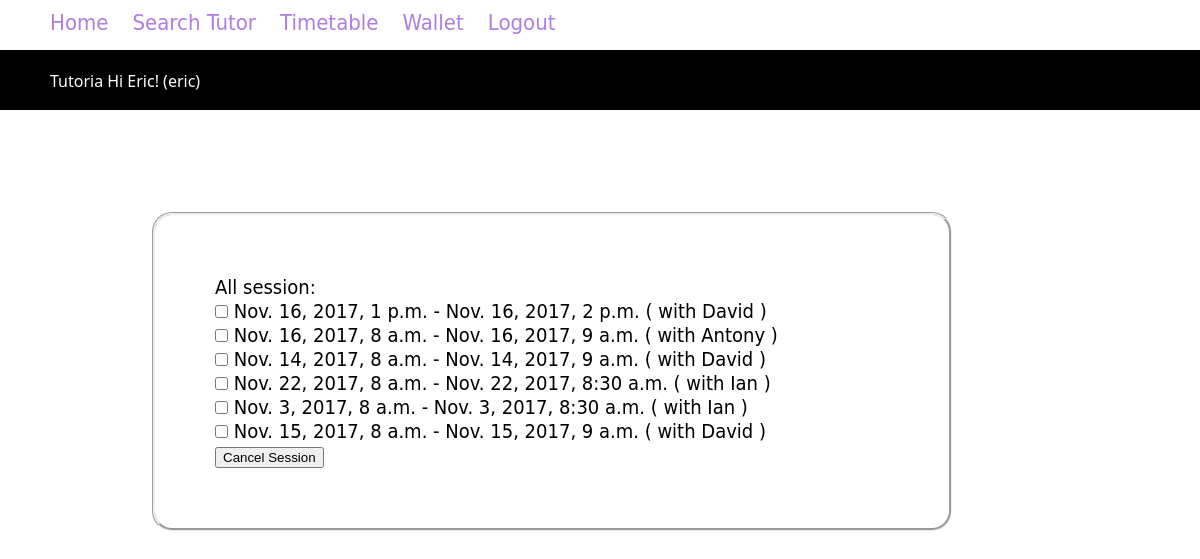
Screenshot of /timetable/ (signed in) with the database file from the repository.
### core/models.py (models this page shows, shortened)
class Session(models.Model):
    student = models.ForeignKey(Student, on_delete=models.CASCADE)
    tutor = models.ForeignKey(Tutor, on_delete=models.CASCADE)
    booking_date = models.DateTimeField()
    start_date = models.DateTimeField()
    end_date = models.DateTimeField()
    status = models.CharField(max_length=10,default="booked")

class Tutor(models.Model):
    profile = models.OneToOneField(Profile, on_delete=models.CASCADE)
    tutor_type =  models.ForeignKey(TutorType, on_delete=models.CASCADE, blank=True, null=True )
    hourly_rate = models.IntegerField(blank=True,null=True)
    tags = models.ManyToManyField(Tag, blank=True)
    university = models.ForeignKey(University, on_delete=models.CASCADE, blank=True,null=True)
    courses = models.ManyToManyField(Course, blank=True)
    bio = models.CharField(max_length=500, blank=True,null=True)

class Profile(models.Model):
    user = models.OneToOneField(User, on_delete=models.CASCADE)
    phone = models.CharField(max_length=20)
    user_type =  models.ForeignKey(UserType, on_delete=models.CASCADE)

### core/views.py (the view)
# urls.py: url(r'^timetable/$', views.viewTimetable, name='view_timetable'),
@login_required
def viewTimetable(request):
    user_profile = request.user.profile
    if(user_profile.user_type.user_type=="tutor"):
        s = Session.objects.filter(tutor=user_profile.tutor)
    elif(user_profile.user_type.user_type=="student"):
        s = Session.objects.filter(student=user_profile.student)
    else:
        s = Session.objects.filter( Q( tutor= user_profile.tutor) | Q(student=user_profile.student))
    context={'session_list': s}
    if len(s)==0:
        return HttpResponse("You do not have any tutorial session yet.")
    return render(request, 'timetable.html', context)

### core/templates/timetable.html (shortened to what this page needs)
{% extends 'base.html' %}
{% block content %}
    All session:
    <form action="{% url 'cancel_session' %}" method="post">
        {% for s in session_list %}
            <input type="checkbox" name="session_id" value="{{s.id}}"/>{{s.booked_date}} {{s.start_date}} - {{s.end_date}} ( with {{s.tutor.profile.user.first_name}} )<br/>
        {% endfor %}
        <button type="submit" onclick="return check()">Cancel Session</button>
    </form>
{% endblock %}

### core/templates/base.html (shortened to what this page needs)
{% load static %}
<!DOCTYPE html>
<html>
<head>
  <link rel="stylesheet" href="{% static 'css/base.css' %}">
</head>
<body>
<div id="wrapper">
<header>
 <span>Tutoria</span>
{% if user.is_authenticated %}
 <span id="greeting">Hi {{ user.first_name }}! ({{ user.username }})</span>
{% endif %}
{% block nav %}
  <nav id="navigation">
   <ul>
      <a href="{% url 'homepage' %}"><li>Home</li></a>
    {% if user.is_authenticated %}
      <a href="{% url 'search_tutor' %}"><li>Search Tutor</li></a>
      <a href="{% url 'view_timetable' %}" ><li>Timetable</li></a>
      <a href="{% url 'view_wallet' %}" ><li>Wallet</li></a>
      <a href="{% url 'logout' %}"><li>Logout</li></a>  &nbsp;&nbsp;&nbsp;
    {% else %}
        <a href="{% url 'search_tutor' %}"><li>Search Tutor</li></a>
        <a href="{% url 'login' %}"><li>Login</li></a>
        <a href="{% url 'signup' %}"><li>Sign Up</li></a>
    {% endif %}
     </ul>
  </nav>
{% endblock %}
</header>
<div id="main">
<article>
<section class="box">
{% block content %}
{% endblock %}
</div>
</div>
</body>
</html>

### core/static/css/base.css (style rules this page uses)
* { margin:0 auto; padding:0 auto; }
html,body { height:100%; }
#wrapper { min-height:100%; position:relative; top:100px; }
a:link { text-decoration: none; }
header { background-color:rgba(0,0,0,1.00); color:white; height:60px; bottom:50px; position:relative; }
header span { font-family:Segoe, "Segoe UI", "DejaVu Sans", "Trebuchet MS", Verdana, sans-serif; position:relative; top:20px; left:50px; }
nav#navigation { position:fixed; border-radius:10px; top:0; left:0; right:0; width: 100%; height:50px; background-color:rgba(255,255,255,0.2); z-index: 1; }
nav#navigation ul { position:fixed; box-sizing:border-box; border-radius:10px; list-style:none; padding-bottom:15px; background-color:rgba(255,255,255,1.0); position:relative; top:5px; }
nav#navigation ul li { box-sizing:border-box; font-family:"Gill Sans", "Gill Sans MT", "Myriad Pro", "DejaVu Sans Condensed", Helvetica, Arial, sans-serif; font-size:22px; font-weight:300; display:inline; opacity: 0.51; background-color:rgba(255,255,255,1.00); border-radius:10px; color:rgba(102,0,201,1.00); position:relative; top:5px; padding-left:10px; padding-right:10px; }
#main { padding-top:50px; padding-bottom:50px; }
.box { font-size:20px; font-family:"Gill Sans", "Gill Sans MT", "Myriad Pro", "DejaVu Sans Condensed", Helvetica, Arial, sans-serif; box-sizing:border-box; width:800px; padding:60px; border:groove; border-radius:20px; margin:2px; position:relative; left:150px; }

### rows the page displays
Session: start_date "Nov. 16, 2017, 1 p.m.", end_date "Nov. 16, 2017, 2 p.m.", tutor.profile.user.first_name "David"
Session: start_date "Nov. 16, 2017, 8 a.m.", end_date "Nov. 16, 2017, 9 a.m.", tutor.profile.user.first_name "Antony"
Session: start_date "Nov. 14, 2017, 8 a.m.", end_date "Nov. 14, 2017, 9 a.m.", tutor.profile.user.first_name "David"
Session: start_date "Nov. 22, 2017, 8 a.m.", end_date "Nov. 22, 2017, 8:30 a.m.", tutor.profile.user.first_name "Ian"
Session: start_date "Nov. 3, 2017, 8 a.m.", end_date "Nov. 3, 2017, 8:30 a.m.", tutor.profile.user.first_name "Ian"
Session: start_date "Nov. 15, 2017, 8 a.m.", end_date "Nov. 15, 2017, 9 a.m.", tutor.profile.user.first_name "David"

### other values shown
{{ user.first_name }} "Eric"
{{ user.username }} "eric"
